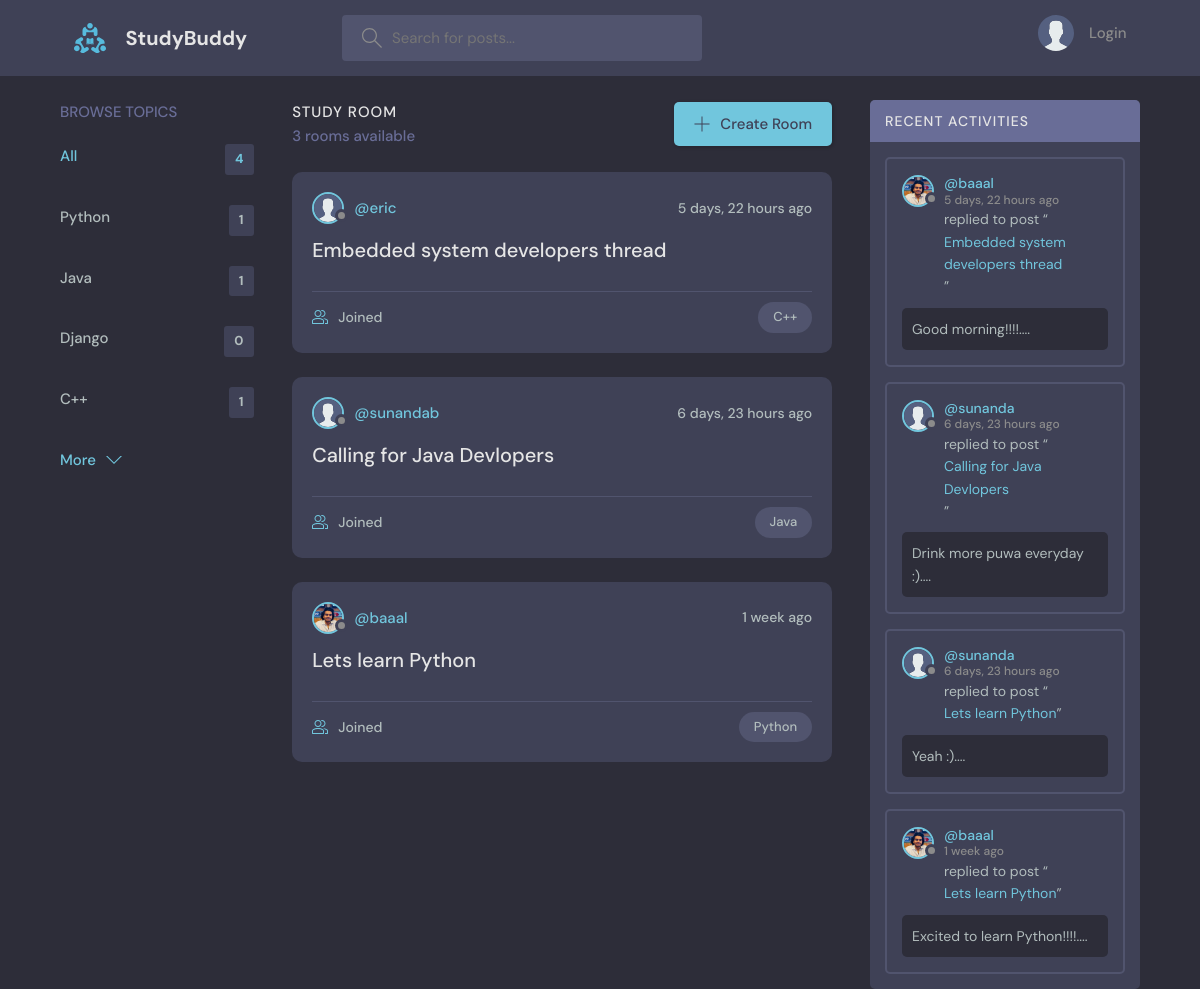
Before: / with the older database file.
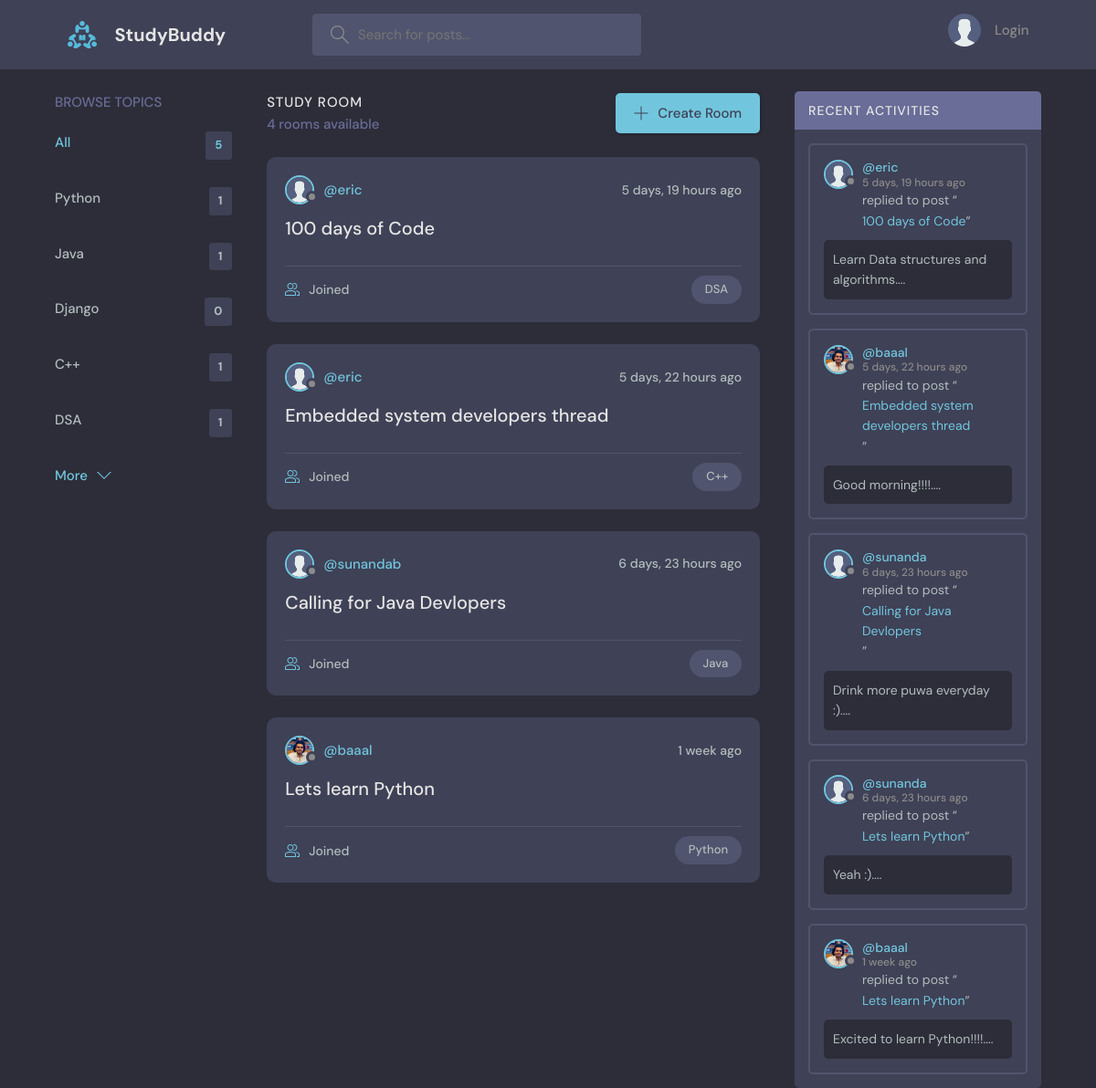
After: the same page with the newer database file.
### base/models.py (models this page shows)
class Topic(models.Model):
    name = models.CharField(max_length=200)
    def __str__(self):
        return self.name

class Room(models.Model):
    host = models.ForeignKey(User, on_delete=models.SET_NULL, null=True)
    topic = models.ForeignKey(Topic, on_delete=models.SET_NULL, null=True)
    name = models.CharField(max_length=200)
    description = models.TextField(null = True, blank=True)
    participants = models.ManyToManyField(User, related_name='participants', blank=True)
    updated = models.DateTimeField(auto_now=True)
    created = models.DateTimeField(auto_now_add = True)
    class Meta:
        ordering = ['-updated', '-created']
    def __str__(self):
        return self.name

class User(AbstractUser):
    name = models.CharField(max_length=200,  null=True)
    email = models.EmailField(unique=True)
    bio = models.TextField(null = True)
    avatar = models.ImageField(null = True, default="avatar.svg")
    USERNAME_FIELD = 'email'
    REQUIRED_FIELDS = []

class Message(models.Model):
    user = models.ForeignKey(User, on_delete=models.CASCADE)
    room = models.ForeignKey(Room, on_delete=models.CASCADE)
    body = models.TextField()
    updated = models.DateField(auto_now=True)
    created = models.DateTimeField(auto_now_add=True)
    class Meta:
        ordering = ['-updated', '-created']
    def __str__(self):
        return self.body[0:50]

### base/views.py (the view)
# urls.py: path('', views.home, name="home"),
def home(request):
    q = request.GET.get('q') if request.GET.get('q') != None else ''
    rooms = Room.objects.filter(
        Q(topic__name__icontains=q) |
        Q(name__icontains = q) |
        Q(description__icontains=q)
    )
    room_count = rooms.count()
    total_topics = Topic.objects.all().count
    topics = Topic.objects.all()[0:5]
    room_messages = Message.objects.filter(
        Q(room__topic__name__icontains=q)
    )
    context = {'rooms':rooms, 'room_count':room_count, 'total_topics':total_topics, 'topics':topics, 'room_messages':room_messages}
    return render(request, 'base/home.html', context)

### base/templates/base/home.html (shortened to what this page needs)
{% extends 'main.html' %}
{% block content%}
  <main class="layout layout--3">
      <div class="container">
        {% include 'base/topics_component.html' %}
        <div class="roomList">
          <div class="roomList__header">
            <div>
              <h2>Study Room</h2>
              <p>{{room_count}} rooms available</p>
            </div>
            <a class="btn btn--main" href="{% url 'create-room' %}">
              <svg version="1.1" xmlns="http://www.w3.org/2000/svg" width="32" height="32" viewBox="0 0 32 32">
                <title>add</title>
                <path
                  d="M16.943 0.943h-1.885v14.115h-14.115v1.885h14.115v14.115h1.885v-14.115h14.115v-1.885h-14.115v-14.115z"
                ></path>
              </svg>
              Create Room
            </a>
          </div>
          {% include 'base/feed_component.html' %}
        </div>
        {% include 'base/activity_component.html' %}
      </div>
    </main>
{% endblock content%}

### base/templates/base/topics_component.html
<div class="topics">
    <div class="topics__header">
      <h2>Browse Topics</h2>
    </div>
    <ul class="topics__list">
      <li>
        <a href="{% url 'home' %}" class="active">All <span>{{total_topics}}</span></a>
      </li>
      {% for topic in topics%}
      <li>
        <a href="{% url 'home' %}?q={{topic.name}}">{{topic.name}} <span>{{topic.room_set.all.count}}</span></a>
      </li>
      {% endfor %}
    </ul>
    <a class="btn btn--link" href="{% url 'topics' %}">
      More
      <svg version="1.1" xmlns="http://www.w3.org/2000/svg" width="32" height="32" viewBox="0 0 32 32">
        <title>chevron-down</title>
        <path d="M16 21l-13-13h-3l16 16 16-16h-3l-13 13z"></path>
      </svg>
    </a>
  </div>

### base/templates/base/feed_component.html (shortened to what this page needs)
{% for room in rooms %}
<div class="roomListRoom">
    <div class="roomListRoom__header">
      <a href="{% url 'user-profile' room.host.id%}" class="roomListRoom__author">
        <div class="avatar avatar--small">
          <img src="{{room.host.avatar.url}}" />
        </div>
        <span>@{{room.host.username}}</span>
      </a>
      <div class="roomListRoom__actions">
        <span>{{room.created|timesince}} ago</span>
      </div>
    </div>
    <div class="roomListRoom__content">
      <a href="{% url 'room' room.id %}">{{room.name}}</a>
    </div>
    <div class="roomListRoom__meta">
      <a href="{% url 'room' room.id %}" class="roomListRoom__joined">
        {{room.participants_set..all.count}} Joined
      </a>
      <p class="roomListRoom__topic">{{room.topic}}</p>
    </div>
  </div>
{% endfor %}

### base/templates/base/activity_component.html (shortened to what this page needs)
<div class="activities">
    <div class="activities__header">
      <h2>Recent Activities</h2>
    </div>
    {% for message in room_messages%}
    <div class="activities__box">
      <div class="activities__boxHeader roomListRoom__header">
        <a href="{% url 'user-profile' message.user.id %}" class="roomListRoom__author">
          <div class="avatar avatar--small">
            <img src="{{message.user.avatar.url}}" />
          </div>
          <p>
            @{{message.user.name}}
            <span>{{message.created|timesince}} ago</span>
          </p>
        </a>
      </div>
      <div class="activities__boxContent">
        <p>replied to post “<a href="{% url 'room' message.room.id %}">{{message.room}}</a>”</p>
        <div class="activities__boxRoomContent">
            {{message}}....
        </div>
      </div>
    </div>
    {% endfor %}
</div>

Changed rows visible on the page:
added Topic: name "DSA", room_set.all.count "1"
added Room: host.avatar (placeholder picture), host.username "eric", created "5 days, 19 hours", name "100 days of Code", topic "DSA"
added Message: user.avatar (placeholder picture), user.name "eric", created "5 days, 19 hours", room "100 days of Code", body "Learn Data structures and algorithms"
Other visible differences:
{{ total_topics }}: "4" → "5"
{{ room_count }}: "3" → "4"
